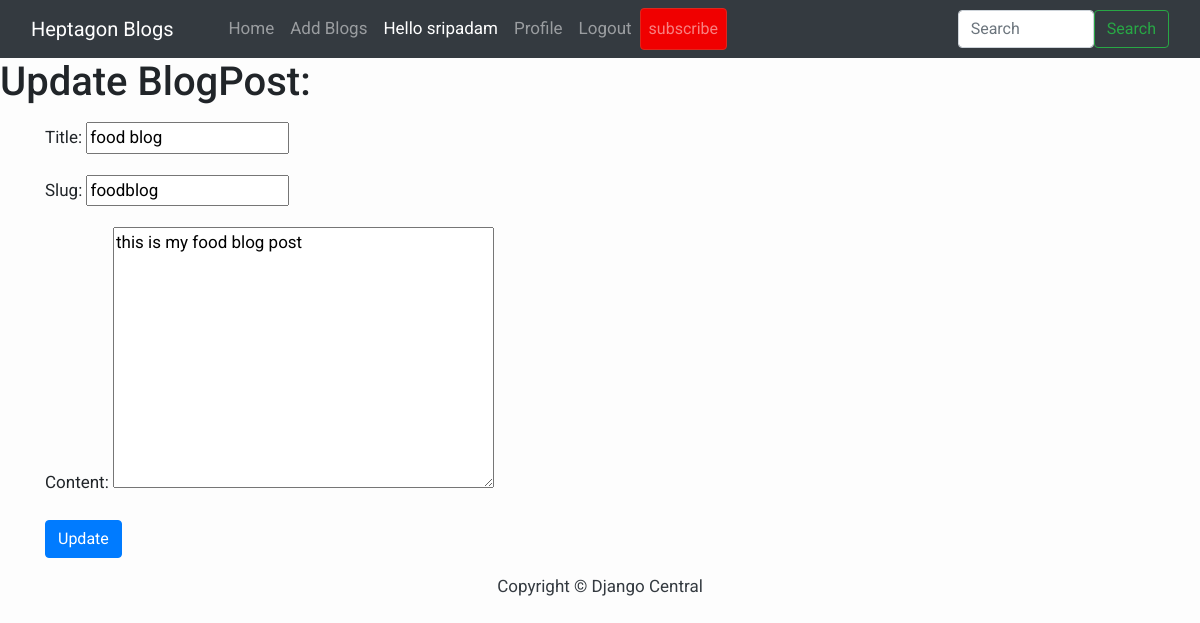
The app's page /edit_blog_post/foodblog/ (signed in) with its own data.
### blog/models.py (models this page shows, shortened)
class BlogPost(models.Model):
    title=models.CharField(max_length=255)
    author= models.ForeignKey(User, on_delete=models.CASCADE)
    slug=models.CharField(max_length=130)
    content=models.TextField()
    image = models.ImageField(upload_to="profile_pics", blank=True, null=True)
    dateTime=models.DateTimeField(auto_now_add=True)

### blog/views.py (the view)
# urls.py: path("edit_blog_post/<str:slug>/", UpdatePostView.as_view(), name="edit_blog_post"),
class UpdatePostView(UpdateView):
    try:
        model = BlogPost
        template_name = 'edit_blog.html'
        fields = ['title','slug','content']
    except Exception as e:
        JsonResponse({'msg':'something missing'})

### templates/edit_blog.html
{%extends 'base.html'%} {%block content%}
<h1> Update BlogPost:</h1>
<form action="" enctype="multipart/form-data" method="POST"> {% csrf_token %}
    <div class="container mt-3">
   {{ form.as_p }}
        <button type="submit" class="btn btn-primary">Update</button>
    </div>
</form>
{%endblock content%}

### templates/base.html (shortened to what this page needs)
<!DOCTYPE html>
<html>
    <head>
        <link rel="stylesheet" href="https://maxcdn.bootstrapcdn.com/bootstrap/4.0.0/css/bootstrap.min.css"
 />
    </head>
    <body>
        <nav class="navbar navbar-expand-lg navbar-dark bg-dark">
            <div class="container-fluid">
              <a class="navbar-brand" href="#">Heptagon Blogs</a>
              <div class="collapse navbar-collapse" id="navbarSupportedContent">
              <div class="container mx-3">
                <ul class="navbar-nav me-auto mb-2 mb-lg-0">
                  <li class="nav-item">
                    <a class="nav-link {% block homeactive %} {% endblock homeactive %}" aria-current="page" href="/">Home</a>
                  </li>
                  {% if user.is_authenticated %}
                  <li class="nav-item">
                    <a class="nav-link {% block add_blogs_active %} {% endblock add_blogs_active %}" href="/add_blogs/">Add Blogs</a>
                  </li>
                  <li class="nav-item">
                    <a class="nav-link active" href="#">Hello {{request.user}}</a>
                  </li>
                  <li class="nav-item">
                    <a class="nav-link {% block profileactive %} {% endblock profileactive %}" href="/profile/">Profile</a>
                  </li>
                  <li class="nav-item">
                    <a class="nav-link" href="/logout/">Logout</a>
                  </li>
                  <li class="nav-item">
                    <a class="nav-link btn btn-danger" href="/subscribe/">subscribe</a>
                  </li>
                  {% endif %}
                </ul>
                </div>
                <form class="d-flex" method="POST" action="/search/">
                  <input class="form-control me-2" type="search" placeholder="Search" name="searched" id="searched" aria-label="Search">
                  <button href="/search/" class="btn btn-outline-success" type="submit">Search</button>
                </form>
              </div>
            </div>
          </nav>
        {% block content %}{% endblock content %}
        <footer class="py-3 bg-grey">
            <p class="m-0 text-dark text-center ">Copyright &copy; Django Central</p>
        </footer>
    </body>
</html>

### templates/base.html (style rules this page uses)
body { font-family: "Roboto", sans-serif; font-size: 17px; background-color: #fdfdfd; }
.btn-danger { color: #fff; background-color: #f00000; border-color: #dc281e; }

### records on screen
BlogPost: title "food blog", slug "foodblog", content "this is my food blog post"

### other values on screen
{{ request.user }} "sripadam"
